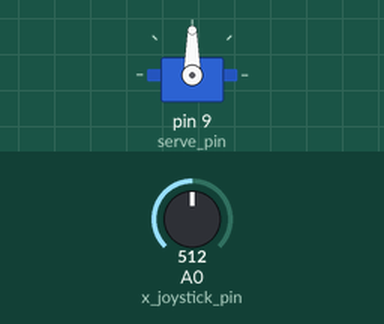
Simulated run of this sketch. Board: Arduino Uno, built with avr-gcc and run on an emulated ATmega328P. Shown: servo. The test bench sets the inputs (shaded band); at power-on: A0 (x_joystick_pin) = 512.

Above: at 1.2 s.
1.3 s: A0 (x_joystick_pin) set to 716
At 2.5 s:
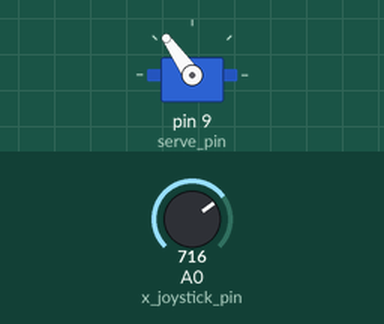
2.8 s: A0 (x_joystick_pin) set to 900
At 3.8 s:
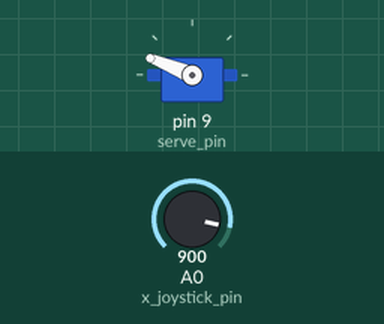
4.3 s: A0 (x_joystick_pin) set to 1023
At 4.8 s:
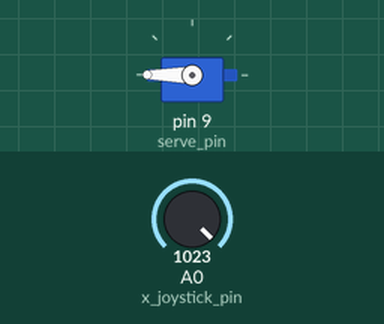
5.8 s: A0 (x_joystick_pin) set to 306
At 6.1 s:
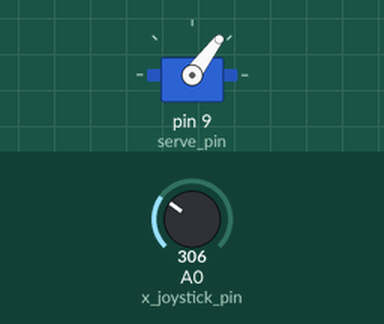
7.3 s: A0 (x_joystick_pin) set to 122
At 8.6 s:
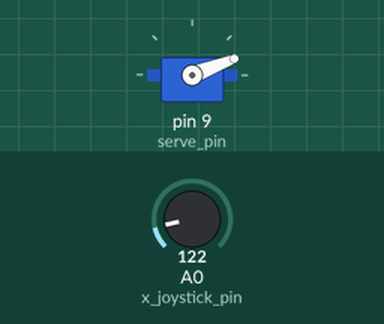
Timing chart, 0 to 9.8 s (numbered marks = the images above; inputs shaded):
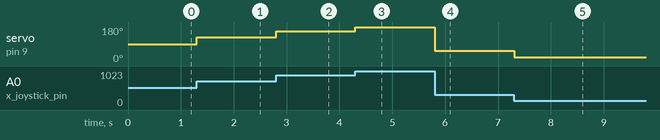

Measured:
- after the input at 1.3 s, servo on pin 9 (serve_pin): 90° → 125° at once
- after the input at 2.8 s, servo on pin 9 (serve_pin): 125° → 158° at once
- after the input at 4.3 s, servo on pin 9 (serve_pin): 158° → 180° at once
- after the input at 5.8 s, servo on pin 9 (serve_pin): 180° → 53° at once
- after the input at 7.3 s, servo on pin 9 (serve_pin): 53° → 21° at once

The sketch:

gy_servo_joystick.ino
```cpp
/*
 gungor 28/10/0217
 Servo motor(SG90)  ve Joystick kontrolu
 */
 #include <Servo.h>
 Servo sg90;
 int serve_pin = 9; //pwm pinleri
 byte x_joystick_pin = A0;
 int aci = 0;

void setup() {
  sg90.attach(serve_pin);
  pinMode(x_joystick_pin,INPUT);
  aci = map( analogRead(x_joystick_pin),0,1023,0,180);
  sg90.write(aci);
  delay(10);
}

void loop() {
  aci = map( analogRead(x_joystick_pin),0,1023,0,180);
  sg90.write(aci);
  delay(10);
}
```
